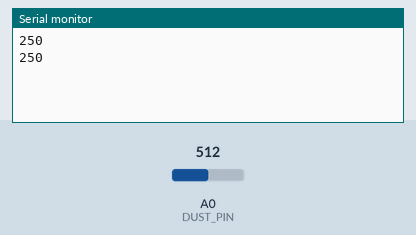
Bench run of a sketch on a simulated Arduino Uno, built with avr-gcc and run on an emulated ATmega328P. Shown: the last lines printed to the serial monitor. Inputs (shaded band) come from the test bench; at power-on: A0 (DUST_PIN) = 512.

Above: at 1.8 s.
1.9 s: A0 (DUST_PIN) set to 716
At 2.8 s:
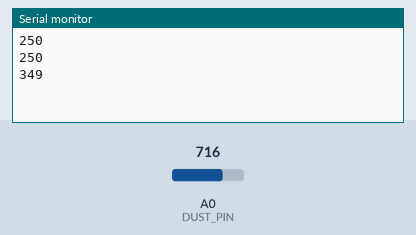
3.4 s: A0 (DUST_PIN) set to 900
At 4.8 s:
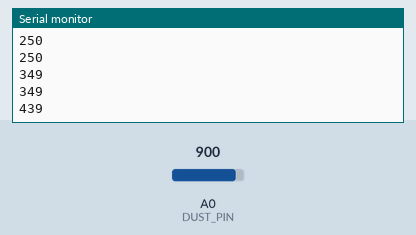
Timing chart, 0 to 6.4 s (numbered marks = the images above; inputs shaded):
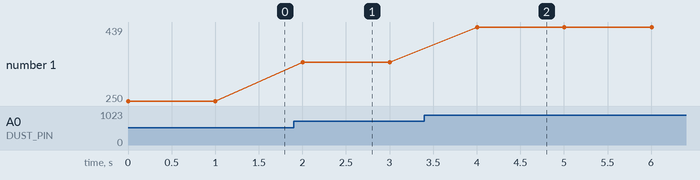

Measured:
- after the input at 1.9 s, the serial monitor: prints a new line after 0.10 s (image 1)
- after the input at 3.4 s, the serial monitor: prints a new line after 0.60 s (image 2)
- plotted number 1: 250 → 349 after the input at 1.9 s, 349 → 439 after the input at 3.4 s

The sketch:

dat_pili_2.ino
```cpp
#define DUST_ILED 7
#define DUST_PIN 0
#define NO_DUST_VOLT 0//.9

void setup() {
  pinMode(7, OUTPUT);
  digitalWrite(7, LOW);
  Serial.begin(9600);
}

void loop() {
  // put your main code here, to run repeatedly:
  digitalWrite(7, HIGH);
  delayMicroseconds(280);
  int outVolt = analogRead(DUST_PIN);
  digitalWrite(7, LOW);
  int calcVoltage = (outVolt * 5.0 / 1024.0 - NO_DUST_VOLT)*100;
  Serial.println(calcVoltage);
  delay(1000);
}
```
